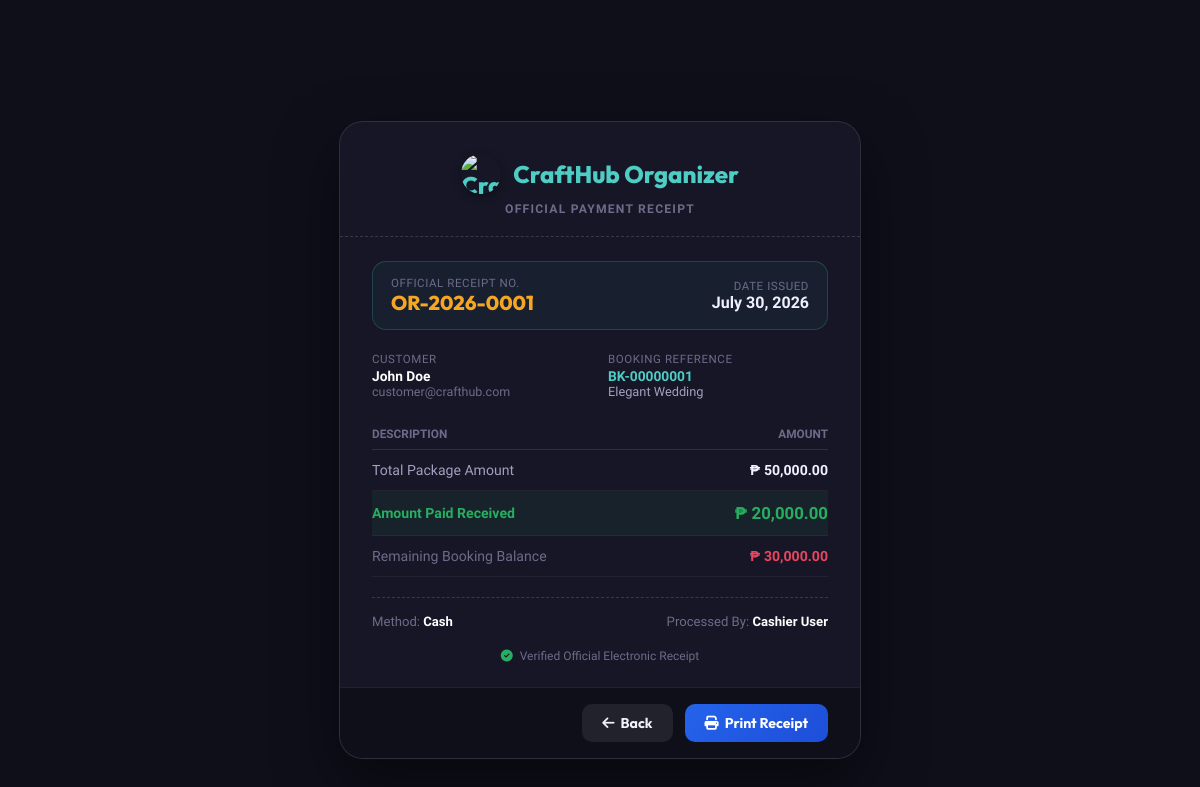
The app's page /receipt.php?id=1 (signed in), older data.
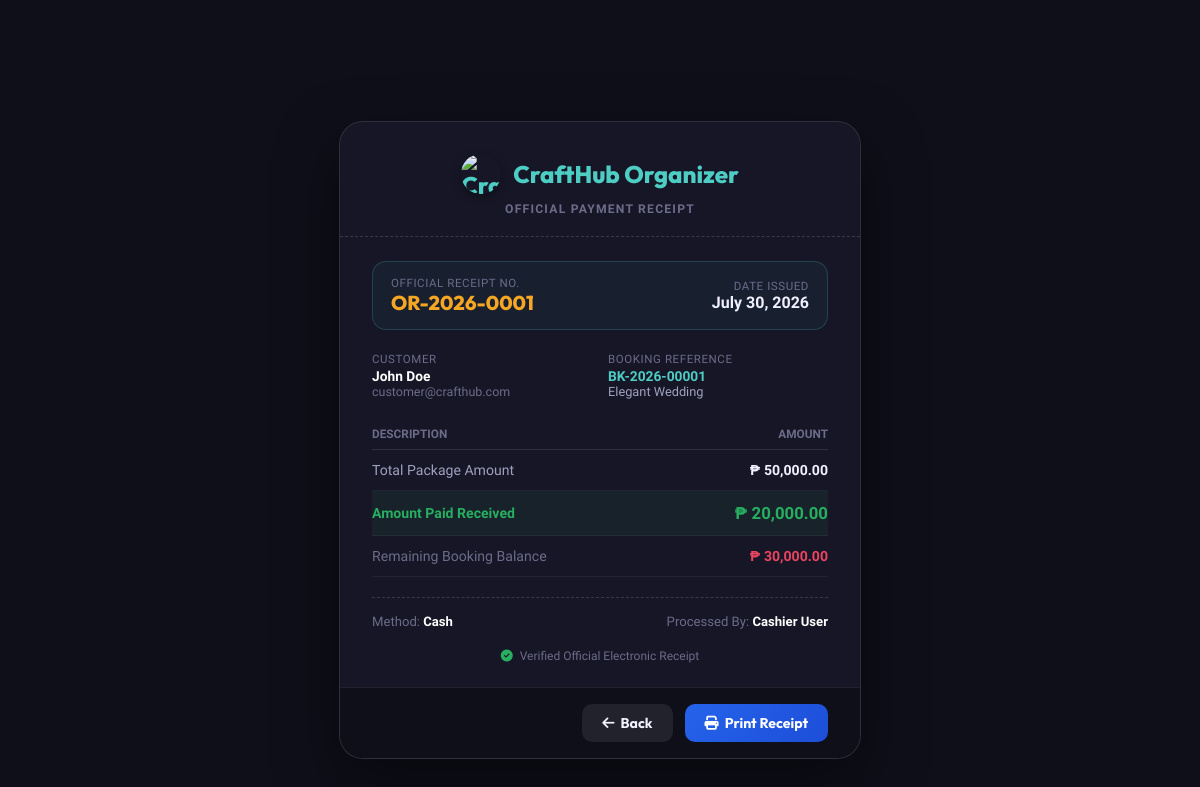
The same page, newer data.
### tables this page shows
CREATE TABLE IF NOT EXISTS payments (
    payment_id INT AUTO_INCREMENT PRIMARY KEY,
    booking_id INT NOT NULL,
    cashier_id INT NOT NULL,
    amount_paid DECIMAL(10,2) NOT NULL,
    payment_type ENUM('downpayment','full','balance') NOT NULL DEFAULT 'full',
    payment_method VARCHAR(50) DEFAULT 'cash',
    reference_no VARCHAR(100),
    or_number VARCHAR(50) UNIQUE NOT NULL,
    notes TEXT,
    payment_date TIMESTAMP DEFAULT CURRENT_TIMESTAMP,
    FOREIGN KEY (booking_id) REFERENCES bookings(booking_id) ON DELETE CASCADE,
    FOREIGN KEY (cashier_id) REFERENCES users(user_id) ON DELETE CASCADE
);

CREATE TABLE IF NOT EXISTS users (
    user_id INT AUTO_INCREMENT PRIMARY KEY,
    name VARCHAR(100) NOT NULL,
    email VARCHAR(100) UNIQUE NOT NULL,
    password VARCHAR(255) NOT NULL,
    contact_no VARCHAR(20),
    address TEXT,
    ip_address VARCHAR(45) NULL,                            
    role ENUM('customer','staff','cashier','admin') DEFAULT 'customer',
    security_question VARCHAR(255),
    security_answer_hash VARCHAR(255),
    status ENUM('active','inactive') DEFAULT 'active',
    created_at TIMESTAMP DEFAULT CURRENT_TIMESTAMP
);

CREATE TABLE IF NOT EXISTS bookings (
    booking_id INT AUTO_INCREMENT PRIMARY KEY,
    booking_reference VARCHAR(50) UNIQUE,
    customer_id INT NOT NULL,
    package_id INT NOT NULL,
    venue_id INT NULL,
    event_date DATE NOT NULL,
    payment_due_date DATE NULL,
    event_time TIME DEFAULT '09:00:00',
    event_type ENUM('Wedding','Birthday','Debut','Christening') NOT NULL DEFAULT 'Wedding',
    guest_count INT DEFAULT 1,
    total_amount DECIMAL(10,2) NOT NULL DEFAULT 0.00,
    amount_paid DECIMAL(10,2) NOT NULL DEFAULT 0.00,
    status ENUM('Pending','Confirmed','Paid','Completed','Cancelled') DEFAULT 'Pending',
    approved_at TIMESTAMP NULL DEFAULT NULL,
    approved_by INT NULL,
    notes TEXT,
    created_at TIMESTAMP DEFAULT CURRENT_TIMESTAMP,
    FOREIGN KEY (customer_id) REFERENCES users(user_id) ON DELETE CASCADE,
    FOREIGN KEY (package_id) REFERENCES packages(package_id) ON DELETE CASCADE,
    FOREIGN KEY (venue_id) REFERENCES venues(venue_id) ON DELETE SET NULL,
    FOREIGN KEY (approved_by) REFERENCES users(user_id) ON DELETE SET NULL
);

CREATE TABLE IF NOT EXISTS packages (
    package_id INT AUTO_INCREMENT PRIMARY KEY,
    package_name VARCHAR(100) NOT NULL,
    event_type ENUM('Wedding','Birthday','Debut','Christening') NOT NULL,
    base_price DECIMAL(10,2) NOT NULL,
    max_slots INT NOT NULL DEFAULT 5,                       
    description TEXT,
    status ENUM('active','inactive') DEFAULT 'active'
);

### includes/functions.php (called while the page is built, shortened)
<?php
function formatCurrency($amount): string {
    $val = (float)($amount ?? 0);
    return '₱ ' . number_format($val, 2);
}
function formatDate(string $date): string {
    $ts = strtotime($date);
    return $ts !== false ? date('F j, Y', $ts) : '—';
}

### receipt.php (the view, shortened to what this page needs)
<?php
require_once __DIR__ . '/includes/functions.php';
$paymentId = (int)($_GET['id'] ?? $_GET['payment_id'] ?? 0);
$db        = getDB();
$stmt = $db->prepare("
    SELECT py.*, py.payment_id AS id,
           b.booking_reference, b.total_amount, b.event_date,
           COALESCE(b.payment_plan, 'full') AS payment_plan,
           COALESCE(b.discount_amount, 0) AS discount_amount,
           COALESCE(b.downpayment_amount, 0) AS downpayment_amount,
           p.package_name, p.base_price,
           c.name AS customer_name, c.email AS customer_email, c.id_code AS customer_id_code, c.contact_no AS customer_phone, c.user_id AS customer_user_id,
           u.name AS cashier_name,
           b.status AS booking_status,
           (SELECT COALESCE(SUM(amount_paid),0) FROM payments WHERE booking_id = b.booking_id) AS booking_total_paid
    FROM payments py
    JOIN bookings b ON py.booking_id = b.booking_id
    JOIN packages p ON b.package_id = p.package_id
    JOIN users c ON b.customer_id = c.user_id
    JOIN users u ON py.cashier_id = u.user_id
    WHERE py.payment_id = ?
");
$stmt->execute([$paymentId]);
$payment = $stmt->fetch();
$totalAmount  = (float)($payment['total_amount'] ?? 0);
$totalPaid    = (float)($payment['booking_total_paid'] ?? 0);
$remBalance   = max(0.0, $totalAmount - $totalPaid);
$orNumber     = !empty($payment['or_number']) ? $payment['or_number'] : ('OR-' . str_pad($payment['id'], 6, '0', STR_PAD_LEFT));
$bookingRef   = !empty($payment['booking_reference']) ? $payment['booking_reference'] : ('BK-' . str_pad($payment['booking_id'], 8, '0', STR_PAD_LEFT));
$isCancelled  = strtolower($payment['booking_status'] ?? '') === 'cancelled';
?>
<!DOCTYPE html>
<html lang="en">
<head>
    <link rel="stylesheet" href="https://cdnjs.cloudflare.com/ajax/libs/font-awesome/6.4.0/css/all.min.css">
</head>
<body>
<div class="receipt-card">
    <div class="receipt-header">
        <div class="brand-logo">
            <img src="<?= APP_URL ?>/assets/images/logo.png" alt="CraftHub Logo" class="receipt-logo-img" width="40" height="40" style="width:40px;height:40px;min-width:40px;max-width:40px;border-radius:50%;object-fit:cover;box-shadow:0 3px 10px rgba(0,0,0,0.35);vertical-align:middle;display:inline-block;">
            <span><?= APP_NAME ?></span>
        </div>
        <div class="receipt-badge">Official Payment Receipt</div>
    </div>
    <div class="receipt-body<?= $isCancelled ? ' is-cancelled' : '' ?>">
        <div class="meta-box">
            <div>
                <div class="meta-label">Official Receipt No.</div>
                <div class="meta-val-or"><?= htmlspecialchars($orNumber) ?></div>
            </div>
            <div style="text-align:right;">
                <div class="meta-label">Date Issued</div>
                <div style="font-weight:700;color:var(--text-primary);"><?= formatDate($payment['payment_date']) ?></div>
            </div>
        </div>
        <div class="grid-details">
            <div class="detail-group">
                <span class="meta-label">Customer</span>
                <strong><?= htmlspecialchars($payment['customer_name']) ?></strong>
                <div style="font-size:0.78rem;color:var(--text-muted);"><?= htmlspecialchars($payment['customer_email']) ?></div>
            </div>
            <div class="detail-group">
                <span class="meta-label">Booking Reference</span>
                <strong style="color:var(--accent-teal);"><?= htmlspecialchars($bookingRef) ?></strong>
                <div style="font-size:0.8rem;color:var(--text-secondary);"><?= htmlspecialchars($payment['package_name']) ?></div>
            </div>
        </div>
        <table class="table-breakdown">
            <thead>
                <tr>
                    <th>Description</th>
                    <th style="text-align:right;">Amount</th>
                </tr>
            </thead>
            <tbody>
                <?php
                $discAmt = (float)($payment['discount_amount'] ?? 0);
                $basePkgPrice = (float)($payment['base_price'] ?? 0);
                $isDpPlan = ($payment['payment_plan'] ?? 'full') === 'downpayment';
                ?>
                <?php if ($discAmt > 0): ?>
                <tr>
                    <td style="color:var(--text-secondary);">Original Package Price</td>
                    <td style="text-align:right;font-weight:600;color:var(--text-muted);text-decoration:line-through;">
                        <?= formatCurrency($basePkgPrice > 0 ? $basePkgPrice : ($totalAmount + $discAmt)) ?>
                    </td>
                </tr>
                <tr style="background:rgba(46,204,113,0.08);">
                    <td style="color:#2ecc71;font-weight:600;">
                        <i class="fa-solid fa-tag"></i> Discount Applied (<?= $isDpPlan ? 'Downpayment Plan' : 'Full Payment Plan' ?>)
                    </td>
                    <td style="text-align:right;font-weight:700;color:#2ecc71;">
                        -<?= formatCurrency($discAmt) ?>
                    </td>
                </tr>
                <tr>
                    <td style="color:var(--text-secondary);font-weight:700;">Total Amount (After Discount)</td>
                    <td style="text-align:right;font-weight:700;"><?= formatCurrency($totalAmount) ?></td>
                </tr>
                <?php else: ?>
                <tr>
                    <td style="color:var(--text-secondary);">Total Package Amount</td>
                    <td style="text-align:right;font-weight:700;"><?= formatCurrency($totalAmount) ?></td>
                </tr>
                <?php endif; ?>
                <tr style="background:rgba(39,174,96,0.08);">
                    <td style="color:#27ae60;font-weight:700;">Amount Paid Received</td>
                    <td style="text-align:right;font-weight:800;color:#27ae60;font-size:1.05rem;"><?= formatCurrency($payment['amount_paid']) ?></td>
                </tr>
                <tr>
                    <td style="color:var(--text-muted);">Remaining Booking Balance</td>
                    <td style="text-align:right;font-weight:700;color:<?= $remBalance > 0 ? 'var(--accent-red)' : '#27ae60' ?>;">
                        <?= $remBalance > 0 ? formatCurrency($remBalance) : 'PAID OFF' ?>
                    </td>
                </tr>
            </tbody>
        </table>
        <div class="footer-bar">
            <div>
                Method: <strong style="color:#fff;"><?= ucwords(str_replace('_',' ', $payment['payment_method'] ?? 'cash')) ?></strong>
            </div>
            <div>
                Processed By: <strong style="color:#fff;"><?= htmlspecialchars($payment['cashier_name']) ?></strong>
            </div>
        </div>
        <div style="text-align:center;margin-top:20px;font-size:0.75rem;color:var(--text-muted);">
            <i class="fa-solid fa-circle-check" style="color:#27ae60;margin-right:4px;"></i> Verified Official Electronic Receipt
        </div>
    </div>
    <div class="action-bar">
        <button onclick="window.history.back()" class="btn btn-secondary"><i class="fa-solid fa-arrow-left"></i> Back</button>
        <button onclick="window.print()" class="btn btn-primary"><i class="fa-solid fa-print"></i> Print Receipt</button>
    </div>
</div>
</body>
</html>

### receipt.php (style rules this page uses)
:root { --bg-dark: #0f0f1a; --bg-card: #161626; --accent-teal: #4ecdc4; --accent-gold: #f5a623; --accent-red: #e94560; --text-primary: #f0f0ff; --text-secondary: #a0a0c0; --text-muted: #6c6c8a; }
body { background: var(--bg-dark); color: var(--text-primary); font-family: 'Plus Jakarta Sans', sans-serif; margin: 0; padding: 40px 20px; min-height: 100vh; display: flex; flex-direction: column; align-items: center; justify-content: center; }
.receipt-card { background: var(--bg-card); border: 1px solid rgba(255, 255, 255, 0.1); border-radius: 24px; width: 100%; max-width: 520px; overflow: hidden; box-shadow: 0 24px 60px rgba(0, 0, 0, 0.5); position: relative; }
.receipt-header { text-align: center; padding: 32px 32px 20px 32px; border-bottom: 1px dashed rgba(255, 255, 255, 0.15); }
.brand-logo { font-family: 'Outfit', sans-serif; font-size: 1.5rem; font-weight: 800; color: var(--accent-teal); display: inline-flex; align-items: center; gap: 12px; }
.receipt-logo-img { width: 42px; height: 42px; border-radius: 50%; object-fit: cover; box-shadow: 0 4px 14px rgba(0, 0, 0, 0.4); }
.receipt-badge { font-size: 0.76rem; color: var(--text-muted); text-transform: uppercase; letter-spacing: 0.1em; margin-top: 4px; font-weight: 700; }
.receipt-body { padding: 24px 32px; }
.meta-box { display: flex; justify-content: space-between; align-items: center; background: rgba(78, 205, 196, 0.06); border: 1px solid rgba(78, 205, 196, 0.2); padding: 14px 18px; border-radius: 14px; margin-bottom: 20px; }
.meta-label { font-size: 0.72rem; color: var(--text-muted); text-transform: uppercase; letter-spacing: 0.05em; }
.meta-val-or { font-family: 'Outfit', sans-serif; font-size: 1.25rem; font-weight: 800; color: var(--accent-gold); }
.grid-details { display: grid; grid-template-columns: 1fr 1fr; gap: 16px; margin-bottom: 20px; font-size: 0.86rem; }
.detail-group strong { color: #fff; display: block; margin-top: 2px; }
.table-breakdown { width: 100%; border-collapse: collapse; margin-bottom: 20px; font-size: 0.88rem; }
.table-breakdown th { text-align: left; padding: 8px 0; border-bottom: 1px solid rgba(255, 255, 255, 0.1); color: var(--text-muted); font-size: 0.74rem; text-transform: uppercase; }
.table-breakdown td { padding: 12px 0; border-bottom: 1px solid rgba(255, 255, 255, 0.05); }
.footer-bar { display: flex; justify-content: space-between; align-items: center; padding-top: 16px; border-top: 1px dashed rgba(255, 255, 255, 0.15); font-size: 0.82rem; color: var(--text-muted); }
.action-bar { background: #0f0f1a; padding: 16px 32px; display: flex; gap: 12px; justify-content: flex-end; border-top: 1px solid rgba(255, 255, 255, 0.08); }
.btn { padding: 10px 20px; border-radius: 10px; font-weight: 700; font-family: 'Outfit', sans-serif; font-size: 0.88rem; border: none; cursor: pointer; display: inline-flex; align-items: center; gap: 6px; text-decoration: none; transition: all 0.2s ease; }
.btn-secondary { background: rgba(255,255,255,0.08); color: var(--text-primary); }
.btn-primary { background: linear-gradient(135deg, #2563eb, #1d4ed8); color: #fff; }

Row changes from the older to the newer data that the page shows:
changed through a linked row, payments "Cash": booking.booking_reference "BK-00000001" → "BK-2026-00001"
